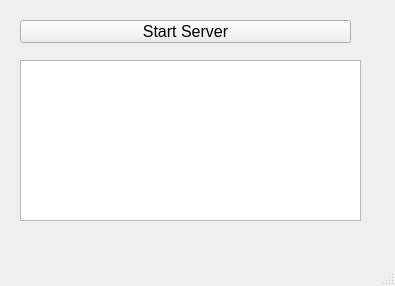
<?xml version="1.0" encoding="UTF-8"?>
<ui version="4.0">
 <class>windowServer</class>
 <widget class="QMainWindow" name="windowServer">
  <property name="geometry">
   <rect>
    <x>0</x>
    <y>0</y>
    <width>395</width>
    <height>286</height>
   </rect>
  </property>
  <property name="font">
   <font>
    <pointsize>12</pointsize>
   </font>
  </property>
  <property name="windowTitle">
   <string>MainWindow</string>
  </property>
  <widget class="QWidget" name="centralwidget">
   <widget class="QPushButton" name="pbStartServer">
    <property name="enabled">
     <bool>true</bool>
    </property>
    <property name="geometry">
     <rect>
      <x>20</x>
      <y>20</y>
      <width>331</width>
      <height>23</height>
     </rect>
    </property>
    <property name="text">
     <string>Start Server</string>
    </property>
   </widget>
   <widget class="QTextEdit" name="teStatus">
    <property name="geometry">
     <rect>
      <x>20</x>
      <y>60</y>
      <width>341</width>
      <height>161</height>
     </rect>
    </property>
   </widget>
  </widget>
  <widget class="QMenuBar" name="menubar">
   <property name="geometry">
    <rect>
     <x>0</x>
     <y>0</y>
     <width>395</width>
     <height>20</height>
    </rect>
   </property>
  </widget>
  <widget class="QStatusBar" name="statusbar"/>
 </widget>
 <resources/>
 <connections/>
</ui>
